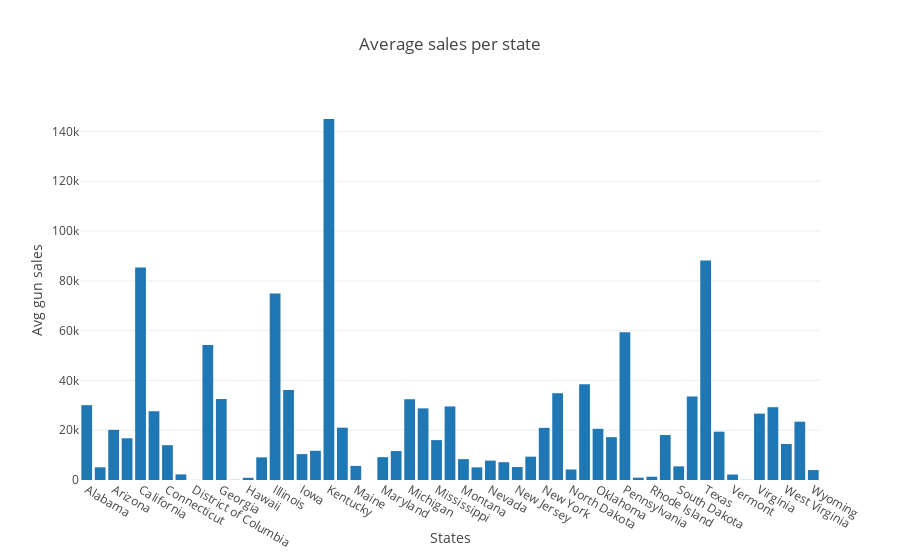

The notebook cell saved with this chart:
### Code cell
bar_plot = go.Bar(x=avg.state,y=avg.Average_sales)

layout = dict(title = 'Average sales per state',
              yaxis = dict(title = 'Avg gun sales', zeroline = False),
              xaxis = dict(title = 'States', zeroline = False)
             )
data = [bar_plot]
fig = dict(data=data, layout=layout)

py.offline.iplot(fig)

### Figure 1 — Plotly figure (JSON) as saved in the notebook; plotly's stock layout.template omitted (floating-point values rounded to 4 significant figures)
{"data": [{"type": "bar", "uid": "35542199-12da-4931-add9-673d71865945", "x": ["Alabama", "Alaska", "Arizona", "Arkansas", "California", "Colorado", "Connecticut", "Delaware", "District of Columbia", "Florida", "Georgia", "Guam", "Hawaii", "Idaho", "Illinois", "Indiana", "Iowa", "Kansas", "Kentucky", "Louisiana", "Maine", "Mariana Islands", "Maryland", "Massachusetts", "Michigan", "Minnesota", "Mississippi", "Missouri", "Montana", "Nebraska", "Nevada", "New Hampshire", "New Jersey", "New Mexico", "New York", "North Carolina", "North Dakota", "Ohio", "Oklahoma", "Oregon", "Pennsylvania", "Puerto Rico", "Rhode Island", "South Carolina", "South Dakota", "Tennessee", "Texas", "Utah", "Vermont", "Virgin Islands", "Virginia", "Washington", "West Virginia", "Wisconsin", "Wyoming"], "y": [30060.0, 5099.0, 20150.0, 16760.0, 85340.0, 27630.0, 13990.0, 2261.0, 37.3, 54200.0, 32520.0, 69.97, 885.8, 9094.0, 74910.0, 36200.0, 10410.0, 11740.0, 145000.0, 21020.0, 5660.0, 2.753, 9177.0, 11630.0, 32450.0, 28770.0, 16030.0, 29540.0, 8389.0, 5075.0, 7792.0, 7144.0, 5204.0, 9373.0, 20950.0, 34820.0, 4230.0, 38490.0, 20570.0, 17220.0, 59340.0, 928.7, 1315.0, 18060.0, 5475.0, 33560.0, 88120.0, 19410.0, 2203.0, 68.82, 26670.0, 29240.0, 14460.0, 23420.0, 3994.0]}], "layout": {"title": {"text": "Average sales per state"}, "xaxis": {"title": {"text": "States"}, "zeroline": false}, "yaxis": {"title": {"text": "Avg gun sales"}, "zeroline": false}}}
